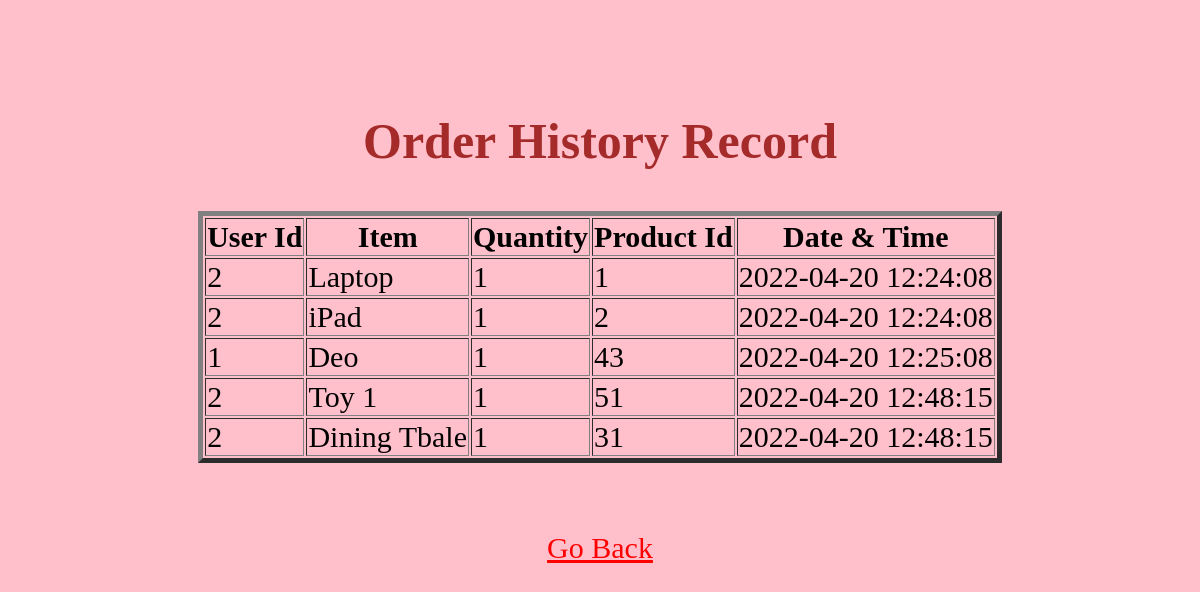
Page /viewhistory on the committed database.
### tables this page shows
CREATE TABLE purchases(uid integer, name text, image text, quantity integer, id integer, date text);

### main.py (the view)
@app.route("/viewhistory")
def viewhistory():
    con = sqlite3.connect("projectDB.db")
    con.row_factory = sqlite3.Row  # Converts the records in Dictionary format, it ain't in just object form anymore
    c = con.cursor()
    c.execute("select * from purchases")
    rows = c.fetchall()
    return render_template("viewhistory.html", rows=rows)

### templates/viewhistory.html (shortened to what this page needs)
<!DOCTYPE html>
<html lang="en">
<head>
</head>
<body>
<center>
    <h2>Order History Record</h2>
    <table border=5>
        <thead>
            <th>User Id</th>
            <th>Item</th>
            <th>Quantity</th>
            <th>Product Id</th>
            <th>Date & Time</th>
        </thead>
        {% for x in rows %}
        <tr>
            <td>{{x["uid"]}}</td>
            <td>{{x["Name"]}}</td>
            <td>{{x["quantity"]}}</td>
            <td>{{x["id"]}}</td>
            <td>{{x["date"]}}</td>
        </tr>
        {% endfor %}
    </table>
    <br><br>
<a href="/adminhome">Go Back</a>
    </center>
</body>
</html>

### templates/viewhistory.html (style rules this page uses)
h2 { color: brown; font-family:bold; font-size:50px; text-align: center; }
body { padding:20px; margin:50px; background-color:pink; text-align: center; font-size:30px; }
a { color: red; }

### rows in the picture
purchases: uid "2", Name "Laptop", quantity "1", id "1", date "2022-04-20 12:24:08"
purchases: uid "2", Name "iPad", quantity "1", id "2", date "2022-04-20 12:24:08"
purchases: uid "1", Name "Deo", quantity "1", id "43", date "2022-04-20 12:25:08"
purchases: uid "2", Name "Toy 1", quantity "1", id "51", date "2022-04-20 12:48:15"
purchases: uid "2", Name "Dining Tbale", quantity "1", id "31", date "2022-04-20 12:48:15"
